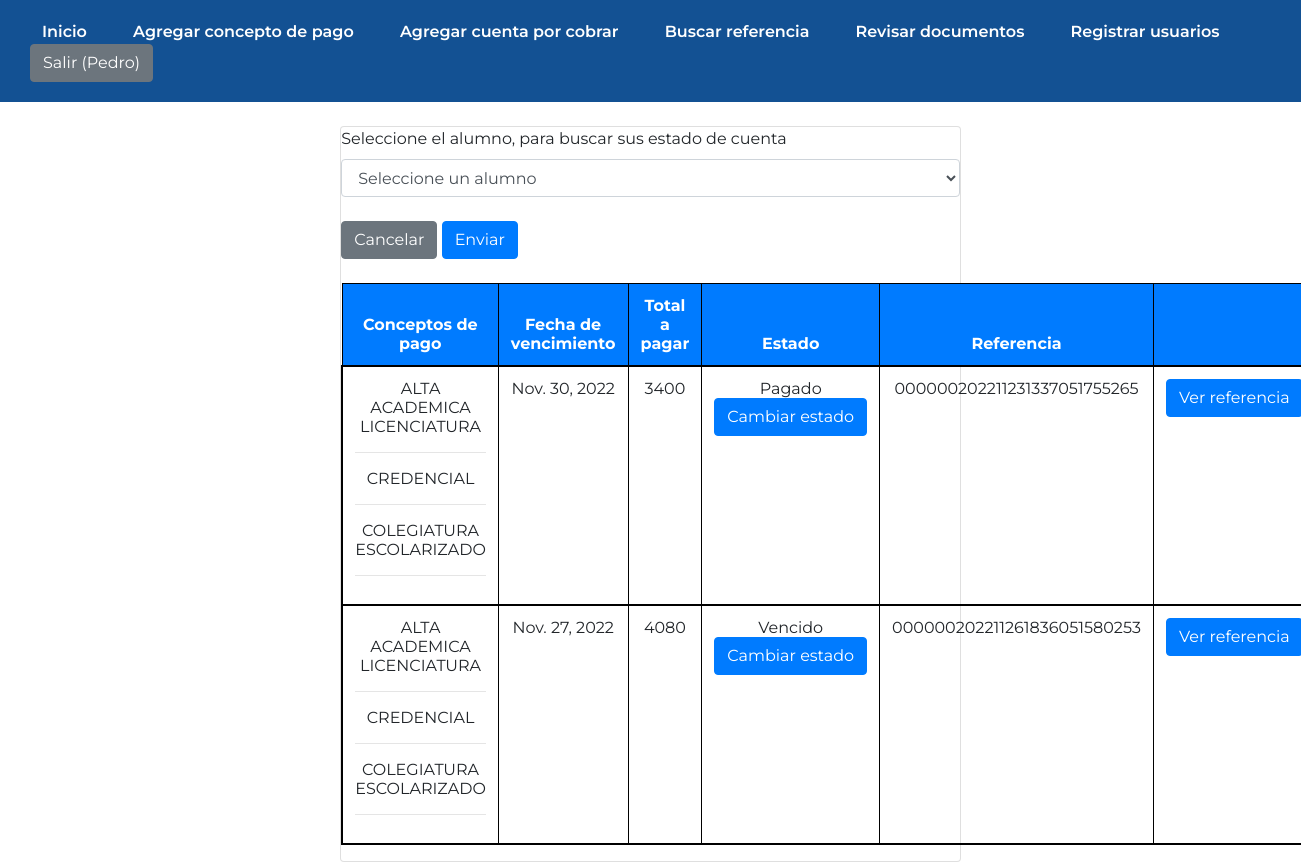
The page /buscar_cuentas/ (signed in) on the database its author committed.
### AppCoder/models.py (models this page shows, shortened)
class Concepto_pagos (models.Model):
    descripcion = models.CharField(max_length=300)
    cantidad = models.IntegerField()

class Referencias_pagos (models.Model):
    alumno_id = models.ForeignKey(Alumno, on_delete=models.CASCADE)
    concepto_id = models.CharField(max_length=100)
    mes_concepto = models.IntegerField(null=True)
    anio_concepto = models.IntegerField(null=True)
    fecha_vencimiento = models.DateField()
    total_pagar = models.IntegerField()
    referencia = models.CharField(max_length=30)
    estado = models.CharField(max_length=50, null=True)
    fecha_creacion = models.DateField(null=True)
    cantidad_programada = models.IntegerField(null=True)

### AppCoder/views.py (the view, shortened to what this page needs)
# urls.py: path('buscar_cuentas/', buscar_cuentas, name="BuscarCuentas"),
@login_required
def buscar_cuentas(request):
    usuario = request.user
    alumno_id = usuario.id
    referencias_lista = []
    referencias = Referencias_pagos.objects.filter(alumno_id_id=alumno_id)
    datos_referencias = {}
    for referencia in referencias:
        conceptos = referencia.concepto_id
        conceptos = conceptos.replace('[', '')
        conceptos = conceptos.replace(']', '')
        conceptos = list(conceptos.split(","))
        concepto_pagos = []
        for concepto in conceptos:
            descripcion_query = Concepto_pagos.objects.filter(id=int(concepto))
            descripcion = [c.descripcion for c in descripcion_query][0]
            concepto_pagos.append(descripcion)
        cambiar_estado = False
        today = date.today()
        if referencia.estado == 'Pagado':
            estado_pago = referencia.estado
            datos_referencias = {"alumno_id":alumno_id,"id_referencia":referencia.id,"concepto_pagos":concepto_pagos,"fecha_vencimiento":referencia.fecha_vencimiento,
            "total_pagar":referencia.total_pagar,"referencia":referencia.referencia, "estado":estado_pago, "cambiar_estado": cambiar_estado}
        else:
            estado_pago = referencia.estado
            datos_referencias = {"alumno_id":alumno_id,"id_referencia":referencia.id,"concepto_pagos":concepto_pagos,"fecha_vencimiento":referencia.fecha_vencimiento,
            "total_pagar":referencia.total_pagar,"referencia":referencia.referencia, "estado":estado_pago, "cambiar_estado": cambiar_estado}
        referencias_lista.append(datos_referencias)
    alumno_query = Alumno.objects.filter(id=alumno_id)
    nombre = [a.nombre for a in alumno_query][0]
    apellido_paterno = [a.apellido_paterno for a in alumno_query][0]
    apellido_materno = [a.apellido_materno for a in alumno_query][0]
    return render(request, "buscar_referencias.html", {"referencias": referencias_lista})

### AppCoder/templates/buscar_referencias.html (shortened to what this page needs)
{% extends 'base_formularios.html' %}
    {% load static %}
    {% block contenidoFormulario %}
    {% if user.is_staff %}
        <div class="opciones">
            <form action="{% url 'ListarRef' %}" method="POST">{% csrf_token %}
                <label>Seleccione el alumno, para buscar sus estado de cuenta</label>
                <select name="id_del_alumno" class="form-control">
                    <option>Seleccione un alumno</option>
                </select>
                <br>
                <input type="reset" value="Cancelar" class= "btn btn-secondary"/>
                <input type="submit" value="Enviar" class="btn btn-primary"/>
            </form>
        </div>
    {% endif %}
    {% if referencias %}
        <br>
        <table class="table table-bordered">
            <thead class="bg-primary"  style="color: white;">
                <th style="border-collapse: collapse; border: black 1px solid; text-align: center;">Conceptos de pago</th>
                <th style="border-collapse: collapse; border: black 1px solid; text-align: center;">Fecha de vencimiento</th>
                <th style="border-collapse: collapse; border: black 1px solid; text-align: center;">Total a pagar</th>
                <th style="border-collapse: collapse; border: black 1px solid; text-align: center;">Estado</th>
                <th style="border-collapse: collapse; border: black 1px solid; text-align: center;">Referencia</th>
                <th style="border-collapse: collapse; border: black 1px solid; text-align: center;">  </th>
            </thead>
            <tbody>
                {%for i in referencias %}
                    <tr style="border-collapse: collapse; border: black 2px solid;">
                        <td style="border-collapse: collapse; border: black 1px solid;">
                            {%for concepto in i.concepto_pagos %}
                                {{ concepto }}
                                <hr>
                            {% endfor %}
                        </td>
                        <td style="border-collapse: collapse; border: black 1px solid;">{{ i.fecha_vencimiento }}</td>
                        <td style="border-collapse: collapse; border: black 1px solid;">{{ i.total_pagar }}</td>
                        <td style="border-collapse: collapse; border: black 1px solid;">
                            {{ i.estado }}
                            {% if user.is_staff%}
                                {% if i.cambiar_estado %}
                                    <form action="{% url 'GuardarActRef' %}" method="POST">{% csrf_token %}
                                        <input type="hidden" name="estado_pagado" value="Pagado"/>
                                        <input type="hidden" name="id_referencia" value="{{i.id_referencia}}"/>
                                        <input type="hidden" name="id_alumno" value="{{i.alumno_id}}"/>
                                        <input type="submit" value="Cambiar a PAGADO"  class="btn btn-primary"/>
                                    </form>
                                {% else %}
                                    <form action="{% url 'ActRef' %}" method="POST">{% csrf_token %}
                                        <input type="submit" value="Cambiar estado"  class="btn btn-primary"/>
                                    </form>
                                {% endif %}
                            {% endif %}
                        </td>
                        <td style="border-collapse: collapse; border: black 1px solid;">{{ i.referencia }}</td>
                        <td style="border-collapse: collapse; border: black 1px solid;">
                            <form action="{% url 'BuscarRef' %}" method="POST">{% csrf_token %}
                                <input type="submit" value="Ver referencia"  class="btn btn-primary"/>
                            </form>
                        </td>
                    </tr>
                {% endfor %}
            </tbody>
        </table>
    {% endif %}
{% endblock contenidoFormulario %}

### AppCoder/templates/base_formularios.html
{% extends 'base.html' %}
    {% load static %}
    {% block contenidoQueCambia %}
    <div class="col12 col-md-6 offset-md-3">
        <div class="card">
            <div class="cardbody">
                        {% block contenidoFormulario %}
                        {% endblock contenidoFormulario %}
            </div>
        </div>
    </div>
{% endblock contenidoQueCambia %}

### AppCoder/templates/base.html (shortened to what this page needs)
<!DOCTYPE html>
<html lang="en">
<head>
    <link rel="stylesheet" href="https://cdn.jsdelivr.net/npm/bootstrap@4.6.2/dist/css/bootstrap.min.css">
    <link rel="stylesheet" href="../static/css/navbar.css" type="text/css" />
	<link rel="stylesheet" href="../static/css/form.css" type="text/css" />
    <link rel="stylesheet" href="../static/css/tablas.css" type="text/css" />
</head>
<body>
    <header>
        <nav>
            <a href="/">Inicio</a>
            {% if user.is_authenticated %}
                {% if not user.is_staff %}
                    <a href="/buscar_cuentas">Ver pagos</a>
                {% else %}
                    <a href="/agregar_conceptos">Agregar concepto de pago</a>
                    <a href="/agregar_cuentas">Agregar cuenta por cobrar</a>
                    <a href="/buscarRef">Buscar referencia</a>
                    <a href="/buscarDocs">Revisar documentos</a>
                {% endif %}
                {% if user.is_superuser %}
                    <a href="/registrar">Registrar usuarios</a>
                {% endif %}
                <a class="btn btn-secondary" href="{% url 'Logout' %}">Salir ({{user.username}})</a>
            {% else %}
                <a href="/agregar">Inscripcion</a>
                <a class="btn btn-success" href="{% url 'Login' %}">Iniciar sesión</a>
            {% endif %}
        </nav>
    </header>
    <br>
    {% block contenidoQueCambia %}
    {% endblock contenidoQueCambia %}
</body>
</html>

### AppCoder/static/css/navbar.css (style rules this page uses)
header { display: flex; background-color:rgb(19,81,147); justify-content: space-between; align-items: center; padding: 20px; }
a { text-decoration: none; color: white; padding: 8px 12px; border-radius: 3px; }
nav { margin: 0px auto; }
nav a { font-weight: 600; padding-right: 10px; margin: 0px 10px; width: max-content; }

### AppCoder/static/css/form.css (style rules this page uses)
* { margin: 0; padding: 0; box-sizing: border-box; font-family: 'Montserrat', sans-serif; }

### AppCoder/static/css/tablas.css (style rules this page uses)
td, th { border-collapse: collapse; border: black 2px solid; text-align: center; }
table { text-align: center; }

### rows shown on the page
Concepto_pagos: concepto_pagos "ALTA ACADEMICA LICENCIATURA" "ALTA ACADEMICA LICENCIATURA"
Concepto_pagos: concepto_pagos "CREDENCIAL" "CREDENCIAL"
Concepto_pagos: concepto_pagos "COLEGIATURA ESCOLARIZADO" "COLEGIATURA ESCOLARIZADO"
Referencias_pagos: fecha_vencimiento "Nov. 30, 2022", estado "Pagado", referencia "000000202211231337051755265"
Referencias_pagos: fecha_vencimiento "Nov. 27, 2022", estado "Vencido", referencia "000000202211261836051580253"

### other values the page prints
{{ user.username }} "Pedro"
{{ i.total_pagar }} "3400" "4080"
